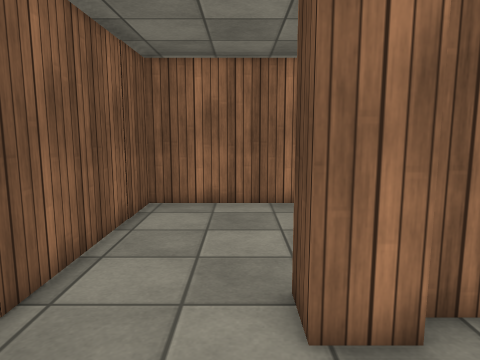
view 1 (above)

12 first-person views from a walk through a 3-D level made in the Unity game engine. The camera is 1.3 m above the floor, tilts 8° down and sees 70° across. The floor is counted in squares, 0.56 m on a side. Each view is taken from the middle of a square. On the plan, view 1 faces up. The plan holds only what a view shows up to about 20 squares ahead; the rest is blank. The place goes on beyond the plan. The player character is not drawn. Some animated figures are not drawn. Surface patterns are stand-ins for the level's own textures.

view 2
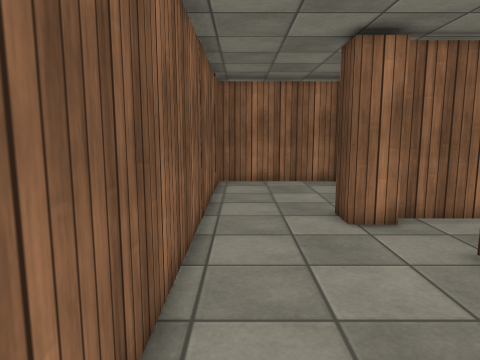

view 3
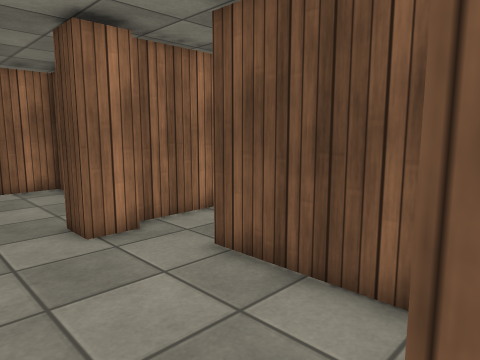

view 4
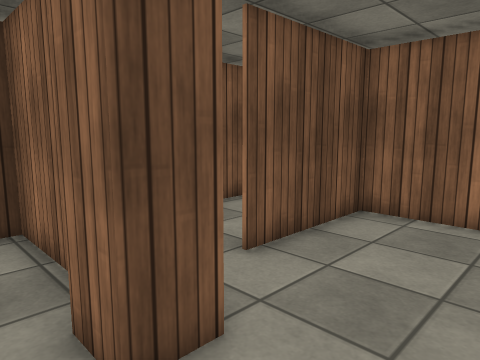

view 5
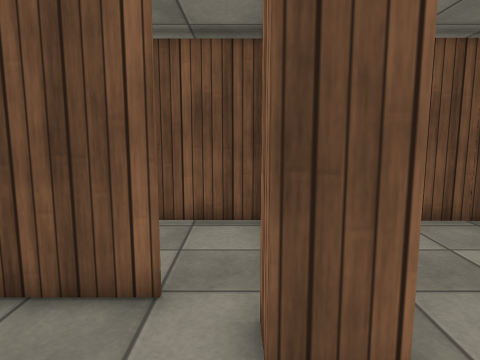

view 6
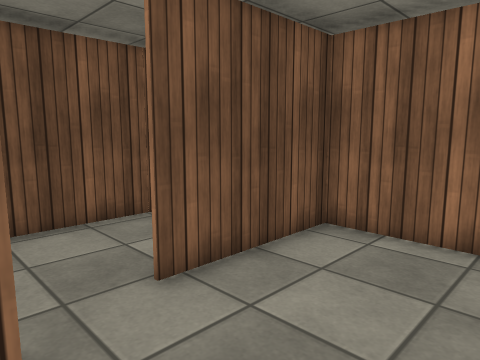

view 7
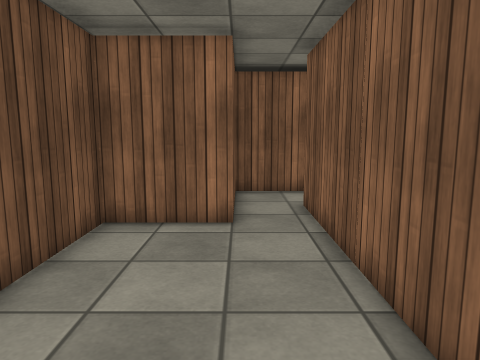

view 8
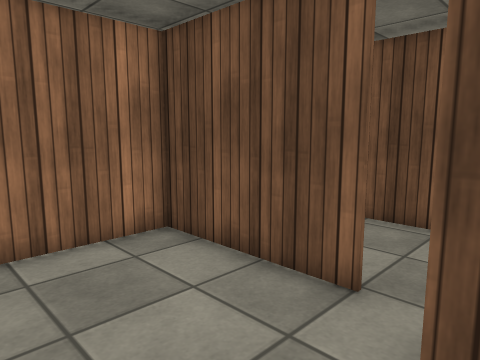

view 9
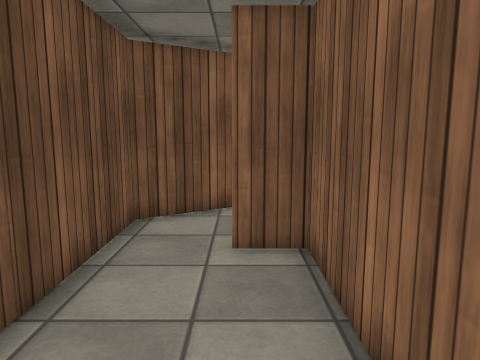

view 10
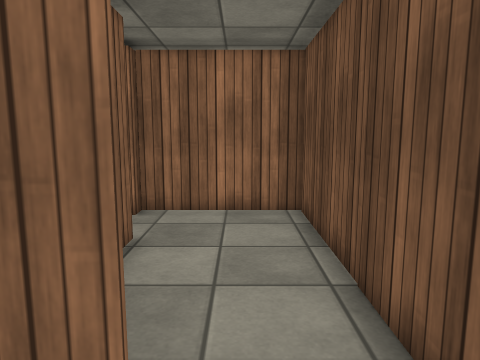

view 11
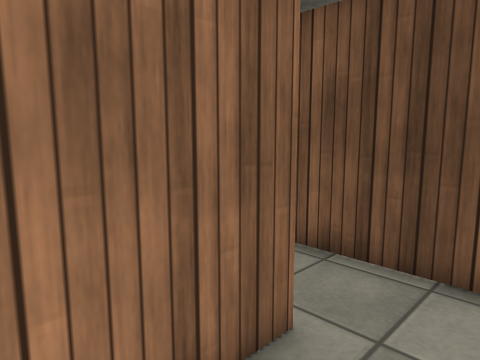

view 12
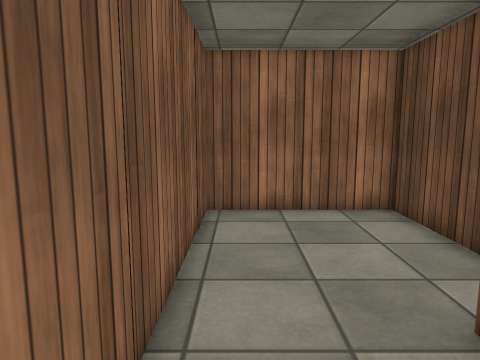

### Floor plan
Points are (right, up) in squares from view 1. A wall is a line through its corners. A room is listed if a view was taken in it or the views show most of it. See-through windows are left out.
Room 1 (views 1, 2, 3, 12)
walls: (2, 3.5) (0.8, 3.5); (-3, 3.4) (-3, -5.8); (2.6, -3.8) (2.6, 1.4); (-0.8, -5.9) (-0.8, -3.6) (4.2, -3.6)
ways out: opening at (-1, 4.5) to room 2; opening at (3, 2.5) to room 3; opening at (-2, -4.5)
Room 2 (views 4, 5, 6, 7, 8)
walls: (2.6, 6.1) (2.6, 11.1) (-3, 11.1) (-3, 3.4); (0.8, 3.5) (0.8, 4.7) (2.1, 4.7)
ways out: opening at (-1, 4.5) to room 1; opening at (3, 6) to room 4
Room 3 (views 9, 10, 11)
walls: (4.2, -3.7) (1.2, -3.7); (2.6, 1.4) (2.6, -3.8); (5.9, -6.5) (6.8, -6) (6.8, 4) (2, 4)
ways out: opening at (3, 2.5) to room 1
Room 4 (no view inside)
walls: (3.9, 4.2) (6.8, 4.2) (6.8, 6.4)
ways out: opening at (3, 6) to room 2; opening at (5, 7.5)

Positions as (right, up) in squares from view 1, and headings:
1: (0, 0), facing up
2: (-2, -5), facing up
3: (-2, -4), facing up-right
4: (-2, 6), facing down-right
5: (-2, 5), facing right
6: (-2, 4), facing down-right
7: (-1, 5), facing down
8: (-2, 4), facing up-right
9: (4, 3), facing down
10: (5, -6), facing up
11: (1, -6), facing up-right
12: (-2, 1), facing up
